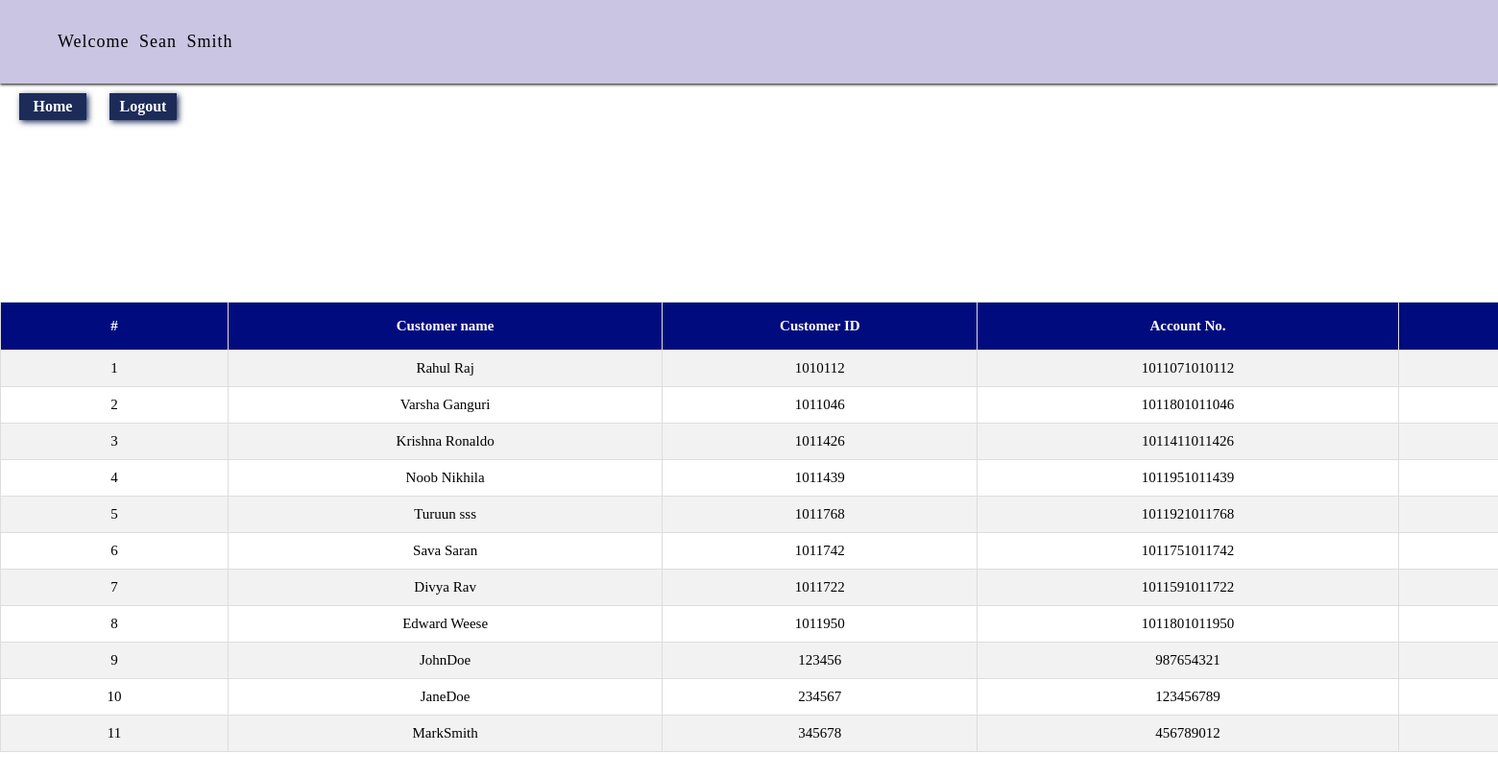
The app's page /Code/new_issues.php (signed in) with its own data.
### tables this page shows
CREATE TABLE `bank_customers` (
  `Id` int(100) NOT NULL,
  `Username` varchar(20) DEFAULT NULL,
  `Password` varchar(15) DEFAULT NULL,
  `Customer_Photo` longblob,
  `Photo_name` varchar(500) DEFAULT NULL,
  `Customer_ID` varchar(20) DEFAULT NULL,
  `Gender` varchar(10) NOT NULL,
  `Landline_no` varchar(10) NOT NULL,
  `Home_Addr` varchar(100) NOT NULL,
  `Office_Addr` varchar(255) NOT NULL,
  `Country` varchar(255) NOT NULL,
  `State` varchar(255) NOT NULL,
  `City` varchar(255) NOT NULL,
  `Pin_code` varchar(255) NOT NULL,
  `Account_no` varchar(20) DEFAULT NULL,
  `Branch` varchar(50) DEFAULT NULL,
  `IFSC_Code` varchar(50) DEFAULT NULL,
  `SSN` varchar(10) DEFAULT NULL,
  `CITIZENSHIP` varchar(50) DEFAULT NULL,
  `Current_Balance` float(100,2) DEFAULT NULL,
  `LastTransaction` int(20) DEFAULT '0',
  `Mobile_no` varchar(20) DEFAULT NULL,
  `Email_ID` varchar(50) DEFAULT 'Nil',
  `Debit_Card_No` varchar(50) DEFAULT NULL,
  `Debit_Card_Pin` int(4) DEFAULT NULL,
  `CVV` int(3) DEFAULT NULL,
  `DOB` varchar(20) DEFAULT NULL,
  `Area_Loc` varchar(255) DEFAULT NULL,
  `Nominee_name` varchar(255) DEFAULT NULL,
  `Nominee_ac_no` varchar(255) DEFAULT NULL,
  `Last_Login` varchar(50) DEFAULT NULL,
  `Ac_Opening_Date` varchar(255) DEFAULT NULL,
  `Account_Status` varchar(10) NOT NULL,
  `Account_type` varchar(20) NOT NULL
);

### Code/new_issues.php (the view, shortened to what this page needs)
<html>
<head><title>New Issues</title>
</head>
<link rel="stylesheet" type="text/css" href="css/style.css"/>
<body>
<?php
	include 'Emp_profile_header.php' ;
	include 'database_conn.php';
?>
<div class="new_issues_container">
<table border="1px" cellpadding="10">
			   <th>#</th>
			   <th>Customer name</th>
			   <th>Customer ID</th>
			   <th>Account No.</th>
			   <th>Mobile No.</th>
<?php
	$sql = "SELECT * from bank_customers";
	$result = $conn->query($sql);
	if ($result->num_rows > 0) {
			  $Sl_no = 1;
		while($row = $result->fetch_assoc()) {
		echo '
			<tr>
			<td>'.$Sl_no++.'</td>
			<td>'.$row['Username'].'</td>
			<td>'.$row['Customer_ID'].'</td>
			<td>'.$row['Account_no'].'</td>
			<td>'.$row['Mobile_no'].'</td>
			<td>'.$row['Email_ID'].'</td>
			<td>'.$row['DOB'].'</td>
			<td>$'.$row['Current_Balance'].'</td>
			</tr>';
	}
}
?>
</table>
</div>
</body>
</html>

### Code/css/style.css (style rules this page uses)
* { margin: 0px; }
body { font-family: verdana, "Helvetica Neue", Helvetica, Arial, sans-serif; }
body { font-family: verdana, "Helvetica Neue", Helvetica, Arial, sans-serif; margin: 0px; width: 100%; }
* { font-family: verdana; }
body { margin: 0px; }
table { margin: 10% auto; margin-bottom: 5%; width: 100%; font-size: 15px; border-collapse: collapse; border: 1px rgb(221, 221, 221); text-align: center; }
table th { color: white; height: 50px; background-color: #0f007d; }
tr:nth-child(even) { background-color: rgb(242, 242, 242); }
tr:nth-child(odd) { background-color: white; }
td { padding-left: 40px; padding-right: 40px; }
table { margin: 10% auto; width: 80%; font-size: 15px; border-collapse: collapse; border: 1px rgb(221, 221, 221); text-align: center; }
table th { color: white; height: 50px; background-color: #13007d; }
table { width: 200%; font-size: 15px; border-collapse: collapse; border: 1px rgb(221, 221, 221); text-align: center; }
table th { color: white; height: 50px; background-color: #000c7d; }

### records on screen
bank_customers: Username "Rahul Raj", Customer_ID "1010112", Account_no "1011071010112"
bank_customers: Username "Varsha Ganguri", Customer_ID "1011046", Account_no "1011801011046"
bank_customers: Username "Krishna Ronaldo", Customer_ID "1011426", Account_no "1011411011426"
bank_customers: Username "Noob Nikhila", Customer_ID "1011439", Account_no "1011951011439"
bank_customers: Username "Turuun sss", Customer_ID "1011768", Account_no "1011921011768"
bank_customers: Username "Sava Saran", Customer_ID "1011742", Account_no "1011751011742"
bank_customers: Username "Divya Rav", Customer_ID "1011722", Account_no "1011591011722"
bank_customers: Username "Edward Weese", Customer_ID "1011950", Account_no "1011801011950"
bank_customers: Username "JohnDoe", Customer_ID "123456", Account_no "987654321"
bank_customers: Username "JaneDoe", Customer_ID "234567", Account_no "123456789"
bank_customers: Username "MarkSmith", Customer_ID "345678", Account_no "456789012"

### other values on screen
$_SESSION['staff_name'] "Sean Smith"
